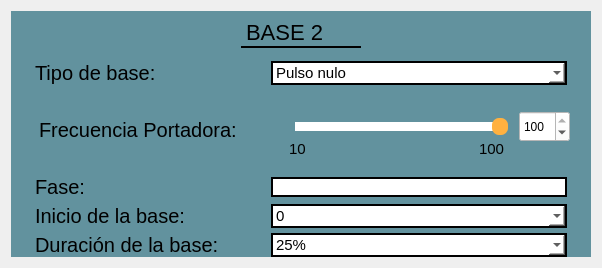
                <widget class="QWidget" name="tab_3">
                 <attribute name="title">
                  <string>Base 2</string>
                 </attribute>
                 <layout class="QGridLayout" name="gridLayout_104">
                  <item row="0" column="0">
                   <widget class="QFrame" name="frame_13">
                    <property name="minimumSize">
                     <size>
                      <width>580</width>
                      <height>0</height>
                     </size>
                    </property>
                    <property name="styleSheet">
                     <string notr="true">QFrame{
background-color: rgb(98, 146, 158);
border: none;
}

QLabel{
font-size: 20px
}</string>
                    </property>
                    <property name="frameShape">
                     <enum>QFrame::StyledPanel</enum>
                    </property>
                    <property name="frameShadow">
                     <enum>QFrame::Raised</enum>
                    </property>
                    <layout class="QGridLayout" name="gridLayout_96">
                     <property name="topMargin">
                      <number>0</number>
                     </property>
                     <property name="bottomMargin">
                      <number>0</number>
                     </property>
                     <property name="spacing">
                      <number>5</number>
                     </property>
                     <item row="0" column="0">
                      <widget class="QFrame" name="frame_79">
                       <property name="minimumSize">
                        <size>
                         <width>135</width>
                         <height>45</height>
                        </size>
                       </property>
                       <property name="maximumSize">
                        <size>
                         <width>16777215</width>
                         <height>45</height>
                        </size>
                       </property>
                       <property name="frameShape">
                        <enum>QFrame::StyledPanel</enum>
                       </property>
                       <property name="frameShadow">
                        <enum>QFrame::Raised</enum>
                       </property>
                       <layout class="QGridLayout" name="gridLayout_97">
                        <property name="leftMargin">
                         <number>0</number>
                        </property>
                        <property name="topMargin">
                         <number>0</number>
                        </property>
                        <property name="rightMargin">
                         <number>0</number>
                        </property>
                        <property name="bottomMargin">
                         <number>0</number>
                        </property>
                        <item row="0" column="0">
                         <widget class="QLabel" name="label_86">
                          <property name="maximumSize">
                           <size>
                            <width>120</width>
                            <height>30</height>
                           </size>
                          </property>
                          <property name="font">
                           <font>
                            <family>Microsoft Sans Serif</family>
                            <pointsize>-1</pointsize>
                           </font>
                          </property>
                          <property name="styleSheet">
                           <string notr="true">QLabel{
qproperty-alignment: AlignCenter;
font-style: bold;
font-size: 22px;
color: black;
border-bottom: 2px solid black;
}</string>
                          </property>
                          <property name="text">
                           <string>BASE 2</string>
                          </property>
                         </widget>
                        </item>
                       </layout>
                      </widget>
                     </item>
                     <item row="2" column="0">
                      <widget class="QFrame" name="frame_82">
                       <property name="minimumSize">
                        <size>
                         <width>550</width>
                         <height>80</height>
                        </size>
                       </property>
                       <property name="maximumSize">
                        <size>
                         <width>550</width>
                         <height>80</height>
                        </size>
                       </property>
                       <property name="styleSheet">
                        <string notr="true">QFrame{
border: none;
background-color: transparent;
}</string>
                       </property>
                       <property name="frameShape">
                        <enum>QFrame::StyledPanel</enum>
                       </property>
                       <property name="frameShadow">
                        <enum>QFrame::Raised</enum>
                       </property>
                       <layout class="QGridLayout" name="gridLayout_100">
                        <property name="topMargin">
                         <number>0</number>
                        </property>
                        <property name="rightMargin">
                         <number>0</number>
                        </property>
                        <property name="bottomMargin">
                         <number>0</number>
                        </property>
                        <item row="0" column="0">
                         <widget class="QLabel" name="label_67">
                          <property name="minimumSize">
                           <size>
                            <width>230</width>
                            <height>0</height>
                           </size>
                          </property>
                          <property name="maximumSize">
                           <size>
                            <width>230</width>
                            <height>16777215</height>
                           </size>
                          </property>
                          <property name="text">
                           <string>Frecuencia Portadora:</string>
                          </property>
                         </widget>
                        </item>
                        <item row="0" column="1">
                         <widget class="QFrame" name="frame_83">
                          <property name="maximumSize">
                           <size>
                            <width>292</width>
                            <height>58</height>
                           </size>
                          </property>
                          <property name="styleSheet">
                           <string notr="true">QFrame{
border: none;
background-color: transparent;
}</string>
                          </property>
                          <property name="frameShape">
                           <enum>QFrame::StyledPanel</enum>
                          </property>
                          <property name="frameShadow">
                           <enum>QFrame::Raised</enum>
                          </property>
                          <widget class="QSlider" name="hsFreqS2">
                           <property name="geometry">
                            <rect>
                             <x>10</x>
                             <y>10</y>
                             <width>221</width>
                             <height>31</height>
                            </rect>
                           </property>
                           <property name="styleSheet">
                            <string notr="true">QSlider 
{
    background-color: transparent;
    padding: 2px;

}

QSlider::groove:horizontal 
{
	subcontrol-origin: content;
	background-color: transparent;
	height: 17px;

}

QSlider::handle:horizontal 
{
    background-color: rgb(255, 177, 64);
    width: 16px;
    border-radius: 7px;

}

QSlider::sub-page:horizontal 
{
    background-color: white;
    margin: 4px;
    border-radius: 5px;

}

QSlider::add-page:horizontal 
{
    background-color: white;
    margin: 4px;
    border-radius: 5px;

}




</string>
                           </property>
                           <property name="minimum">
                            <number>10</number>
                           </property>
                           <property name="maximum">
                            <number>100</number>
                           </property>
                           <property name="value">
                            <number>100</number>
                           </property>
                           <property name="orientation">
                            <enum>Qt::Horizontal</enum>
                           </property>
                          </widget>
                          <widget class="QLabel" name="label_84">
                           <property name="geometry">
                            <rect>
                             <x>10</x>
                             <y>40</y>
                             <width>21</width>
                             <height>16</height>
                            </rect>
                           </property>
                           <property name="styleSheet">
                            <string notr="true">QLabel{
font-size: 15px;
qproperty-alignment: AlignCenter;
}</string>
                           </property>
                           <property name="text">
                            <string>10</string>
                           </property>
                          </widget>
                          <widget class="QLabel" name="label_87">
                           <property name="geometry">
                            <rect>
                             <x>200</x>
                             <y>40</y>
                             <width>31</width>
                             <height>16</height>
                            </rect>
                           </property>
                           <property name="styleSheet">
                            <string notr="true">QLabel{
font-size: 15px;
qproperty-alignment: AlignCenter;
}</string>
                           </property>
                           <property name="text">
                            <string>100</string>
                           </property>
                          </widget>
                          <widget class="QSpinBox" name="sbFreqS2">
                           <property name="geometry">
                            <rect>
                             <x>240</x>
                             <y>10</y>
                             <width>51</width>
                             <height>31</height>
                            </rect>
                           </property>
                           <property name="styleSheet">
                            <string notr="true">QSpinBox{
background-color: white;
qproperty-alignment: AlignCenter;
}</string>
                           </property>
                           <property name="minimum">
                            <number>10</number>
                           </property>
                           <property name="maximum">
                            <number>100</number>
                           </property>
                           <property name="value">
                            <number>100</number>
                           </property>
                          </widget>
                         </widget>
                        </item>
                       </layout>
                      </widget>
                     </item>
                     <item row="4" column="0">
                      <widget class="QFrame" name="frame_85">
                       <property name="maximumSize">
                        <size>
                         <width>550</width>
                         <height>35</height>
                        </size>
                       </property>
                       <property name="styleSheet">
                        <string notr="true">QFrame{
border: none;
background-color: transparent;
}</string>
                       </property>
                       <property name="frameShape">
                        <enum>QFrame::StyledPanel</enum>
                       </property>
                       <property name="frameShadow">
                        <enum>QFrame::Raised</enum>
                       </property>
                       <layout class="QGridLayout" name="gridLayout_102">
                        <property name="topMargin">
                         <number>0</number>
                        </property>
                        <property name="bottomMargin">
                         <number>0</number>
                        </property>
                        <item row="0" column="0">
                         <widget class="QLabel" name="label_70">
                          <property name="minimumSize">
                           <size>
                            <width>230</width>
                            <height>0</height>
                           </size>
                          </property>
                          <property name="maximumSize">
                           <size>
                            <width>230</width>
                            <height>16777215</height>
                           </size>
                          </property>
                          <property name="text">
                           <string>Inicio de la base:</string>
                          </property>
                         </widget>
                        </item>
                        <item row="0" column="1">
                         <widget class="QComboBox" name="cbT1S2">
                          <property name="styleSheet">
                           <string notr="true">QComboBox{
	background-color: rgb(204, 204, 255);
	background: white;
	color: black;
	border: 2px solid black;
	font-size: 15px;
	qproperty-alignment: AlignCenter;
}


</string>
                          </property>
                          <item>
                           <property name="text">
                            <string>0</string>
                           </property>
                          </item>
                          <item>
                           <property name="text">
                            <string>0.25 tsimb</string>
                           </property>
                          </item>
                          <item>
                           <property name="text">
                            <string>0.5 tsimb</string>
                           </property>
                          </item>
                          <item>
                           <property name="text">
                            <string>0.75 tsimb</string>
                           </property>
                          </item>
                         </widget>
                        </item>
                       </layout>
                      </widget>
                     </item>
                     <item row="3" column="0">
                      <widget class="QFrame" name="frame_84">
                       <property name="maximumSize">
                        <size>
                         <width>550</width>
                         <height>35</height>
                        </size>
                       </property>
                       <property name="styleSheet">
                        <string notr="true">QFrame{
border: none;
background-color: transparent;
}</string>
                       </property>
                       <property name="frameShape">
                        <enum>QFrame::StyledPanel</enum>
                       </property>
                       <property name="frameShadow">
                        <enum>QFrame::Raised</enum>
                       </property>
                       <layout class="QGridLayout" name="gridLayout_101">
                        <property name="topMargin">
                         <number>0</number>
                        </property>
                        <property name="bottomMargin">
                         <number>0</number>
                        </property>
                        <item row="0" column="0">
                         <widget class="QLabel" name="label_94">
                          <property name="minimumSize">
                           <size>
                            <width>230</width>
                            <height>0</height>
                           </size>
                          </property>
                          <property name="maximumSize">
                           <size>
                            <width>230</width>
                            <height>16777215</height>
                           </size>
                          </property>
                          <property name="text">
                           <string>Fase:</string>
                          </property>
                         </widget>
                        </item>
                        <item row="0" column="1">
                         <widget class="QLineEdit" name="leFaseS2">
                          <property name="styleSheet">
                           <string notr="true">QLineEdit{
background-color: white;
border: 2px solid black;
font-color: black
}</string>
                          </property>
                          <property name="text">
                           <string/>
                          </property>
                         </widget>
                        </item>
                       </layout>
                      </widget>
                     </item>
                     <item row="5" column="0">
                      <widget class="QFrame" name="frame_86">
                       <property name="maximumSize">
                        <size>
                         <width>550</width>
                         <height>35</height>
                        </size>
                       </property>
                       <property name="styleSheet">
                        <string notr="true">QFrame{
border: none;
background-color: transparent;
}</string>
                       </property>
                       <property name="frameShape">
                        <enum>QFrame::StyledPanel</enum>
                       </property>
                       <property name="frameShadow">
                        <enum>QFrame::Raised</enum>
                       </property>
                       <layout class="QGridLayout" name="gridLayout_103">
                        <property name="topMargin">
                         <number>0</number>
                        </property>
                        <property name="bottomMargin">
                         <number>0</number>
                        </property>
                        <item row="0" column="0">
                         <widget class="QLabel" name="label_88">
                          <property name="minimumSize">
                           <size>
                            <width>230</width>
                            <height>0</height>
                           </size>
                          </property>
                          <property name="maximumSize">
                           <size>
                            <width>230</width>
                            <height>16777215</height>
                           </size>
                          </property>
                          <property name="text">
                           <string>Duración de la base:</string>
                          </property>
                         </widget>
                        </item>
                        <item row="0" column="1">
                         <widget class="QComboBox" name="cbT2S2">
                          <property name="styleSheet">
                           <string notr="true">QComboBox{
	background-color: rgb(204, 204, 255);
	background: white;
	color: black;
	border: 2px solid black;
	font-size: 15px;
	qproperty-alignment: AlignCenter;
}


</string>
                          </property>
                          <item>
                           <property name="text">
                            <string>25%</string>
                           </property>
                          </item>
                          <item>
                           <property name="text">
                            <string>50%</string>
                           </property>
                          </item>
                          <item>
                           <property name="text">
                            <string>75%</string>
                           </property>
                          </item>
                         </widget>
                        </item>
                       </layout>
                      </widget>
                     </item>
                     <item row="1" column="0">
                      <widget class="QFrame" name="frame_80">
                       <property name="maximumSize">
                        <size>
                         <width>550</width>
                         <height>35</height>
                        </size>
                       </property>
                       <property name="styleSheet">
                        <string notr="true">QFrame{
border: none;
background-color: transparent;
}</string>
                       </property>
                       <property name="frameShape">
                        <enum>QFrame::StyledPanel</enum>
                       </property>
                       <property name="frameShadow">
                        <enum>QFrame::Raised</enum>
                       </property>
                       <layout class="QGridLayout" name="gridLayout_98">
                        <property name="topMargin">
                         <number>0</number>
                        </property>
                        <property name="bottomMargin">
                         <number>0</number>
                        </property>
                        <item row="0" column="0">
                         <widget class="QLabel" name="label_66">
                          <property name="minimumSize">
                           <size>
                            <width>230</width>
                            <height>0</height>
                           </size>
                          </property>
                          <property name="maximumSize">
                           <size>
                            <width>230</width>
                            <height>30</height>
                           </size>
                          </property>
                          <property name="text">
                           <string>Tipo de base:</string>
                          </property>
                         </widget>
                        </item>
                        <item row="0" column="1">
                         <widget class="QComboBox" name="cbSimb2">
                          <property name="styleSheet">
                           <string notr="true">QComboBox{
	background: white;
	color: black;
	border: 2px solid black;
	font-size: 15px;
}

QComboBox:editable{
	background: none;
}


QComboBox:drop-down{
	background: none;
}

QComboBox:hover{
	background: none;
}


</string>
                          </property>
                          <item>
                           <property name="text">
                            <string>Pulso nulo</string>
                           </property>
                          </item>
                          <item>
                           <property name="text">
                            <string>Pulso</string>
                           </property>
                          </item>
                          <item>
                           <property name="text">
                            <string>Medio pulso</string>
                           </property>
                          </item>
                          <item>
                           <property name="text">
                            <string>Manchester</string>
                           </property>
                          </item>
                          <item>
                           <property name="text">
                            <string>Coseno</string>
                           </property>
                          </item>
                          <item>
                           <property name="text">
                            <string>Pulso de duración variable</string>
                           </property>
                          </item>
                          <item>
                           <property name="text">
                            <string>Coseno de duración variable</string>
                           </property>
                          </item>
                         </widget>
                        </item>
                       </layout>
                      </widget>
                     </item>
                    </layout>
                   </widget>
                  </item>
                 </layout>
                </widget>
